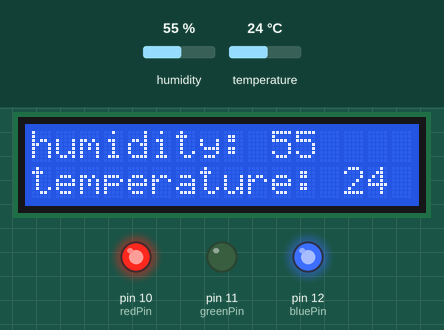
Recording of a sketch running on a simulated Arduino Uno, built with avr-gcc and run on an emulated ATmega328P. Shown: 16×2 character LCD, output pins drawn as LEDs (lit = HIGH). The inputs (shaded band) are chosen by the test bench; at power-on: temperature 24 °C, humidity 55 %.

Above: at 1.2 s.
1.3 s: temperature set to 21 °C
At 2.5 s:
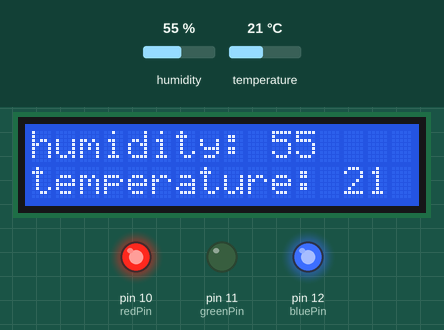
4.1 s: temperature set to 18 °C
At 5.7 s:
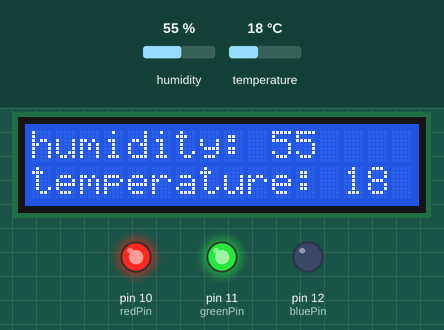
6.9 s: temperature set to 28 °C
At 9.5 s:
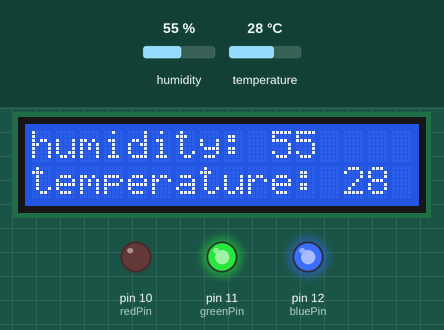
9.9 s: humidity set to 22 %
At 11.5 s:
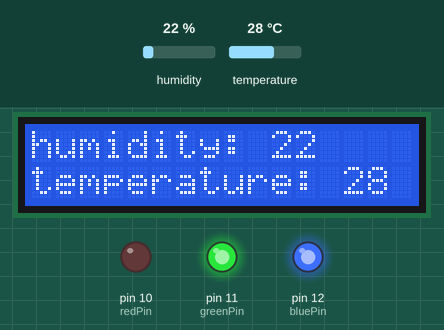
Timing chart, 0 to 13.0 s (numbered marks = the images above; inputs shaded):
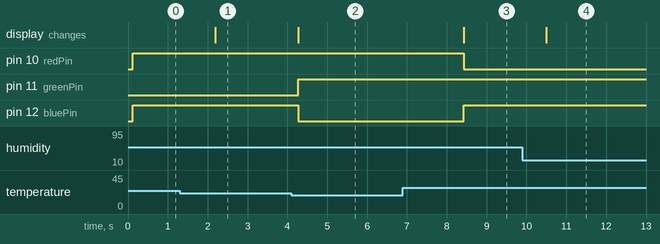

The sketch:

33_custom.ino
```cpp
#include <DHT.h>
#define DHTPIN A1
#define DHTTYPE DHT11
DHT dht(DHTPIN, DHTTYPE);

#include <Wire.h>
#include <LiquidCrystal_I2C.h>
LiquidCrystal_I2C lcd(0x27,16,2);     // 접근주소: 0x3F or 0x27

int redPin = 10;
int greenPin = 11;
int bluePin = 12;

void setup(){
  lcd.init();
  lcd.backlight();
  pinMode(redPin, OUTPUT);
  pinMode(greenPin, OUTPUT);
  pinMode(bluePin, OUTPUT);
}

void loop(){
  int h = dht.readHumidity();
  int t = dht.readTemperature();

  lcd.setCursor(0,0);
  lcd.print("humidity: ");
  lcd.print(h);
  lcd.setCursor(0,1);
  lcd.print("temperature: ");
  lcd.print(t);

  if(t>=26) {
  setColor(0,255,255);
  delay(1000);
 }
 else if(t<20) {
  setColor(255,255,0);
  delay(1000);
 }
 else if(t<26,t>=20) {
  setColor(255,0,255);
  delay(1000);
 }
}

void setColor(int red, int green, int blue)
{
  analogWrite(redPin, red);
  analogWrite(greenPin, green);
  analogWrite(bluePin, blue);
}
```

Measured:
- the behaviour switches between 20 and 19 °C on temperature (found by bisection; images 1 and 2)
- after the input at 1.3 s, the display: changes after 0.89 s (image 1)
- after the input at 4.1 s, pin 11 (greenPin): LOW → HIGH after 0.17 s; pin 12 (bluePin): HIGH → LOW after 0.17 s; the display: changes after 0.17 s (image 2)
- after the input at 6.9 s, pin 10 (redPin): HIGH → LOW after 1.5 s; pin 12 (bluePin): LOW → HIGH after 1.5 s; the display: changes after 1.5 s (image 3)
- after the input at 9.9 s, the display: changes after 0.60 s (image 4)
